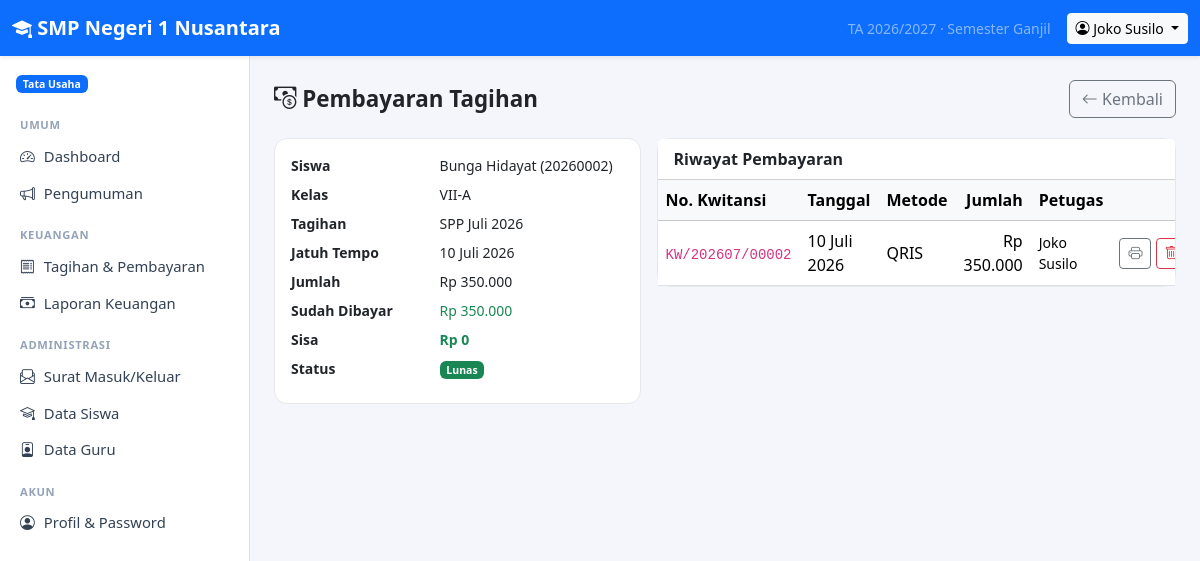
/index.php?r=keuangan/bayar&id=2 (signed in), run on the app's committed database.
### tables this page shows
CREATE TABLE `settings` (
  `skey` varchar(50) NOT NULL,
  `svalue` text DEFAULT NULL,
  PRIMARY KEY (`skey`)
);

CREATE TABLE `users` (
  `id` int(11) NOT NULL AUTO_INCREMENT,
  `username` varchar(50) NOT NULL,
  `password_hash` varchar(255) NOT NULL,
  `name` varchar(100) NOT NULL,
  `role` varchar(20) NOT NULL,
  `nip` varchar(30) DEFAULT NULL,
  `email` varchar(100) DEFAULT NULL,
  `phone` varchar(30) DEFAULT NULL,
  `active` int(11) NOT NULL DEFAULT 1,
  `created_at` datetime DEFAULT current_timestamp(),
  PRIMARY KEY (`id`),
  UNIQUE KEY `username` (`username`),
  KEY `idx_users_role` (`role`)
);

CREATE TABLE `invoices` (
  `id` int(11) NOT NULL AUTO_INCREMENT,
  `student_id` int(11) NOT NULL,
  `title` varchar(150) NOT NULL,
  `amount` decimal(12,2) NOT NULL,
  `due_date` date DEFAULT NULL,
  `created_by` int(11) DEFAULT NULL,
  `created_at` datetime DEFAULT current_timestamp(),
  PRIMARY KEY (`id`),
  KEY `created_by` (`created_by`),
  KEY `idx_invoices_student` (`student_id`),
  CONSTRAINT `invoices_ibfk_1` FOREIGN KEY (`student_id`) REFERENCES `students` (`id`) ON DELETE CASCADE,
  CONSTRAINT `invoices_ibfk_2` FOREIGN KEY (`created_by`) REFERENCES `users` (`id`) ON DELETE SET NULL
);

CREATE TABLE `students` (
  `id` int(11) NOT NULL AUTO_INCREMENT,
  `user_id` int(11) NOT NULL,
  `nis` varchar(30) NOT NULL,
  `class_id` int(11) DEFAULT NULL,
  `parent_id` int(11) DEFAULT NULL,
  `gender` char(1) DEFAULT NULL,
  `birth_place` varchar(100) DEFAULT NULL,
  `birth_date` date DEFAULT NULL,
  `address` text DEFAULT NULL,
  PRIMARY KEY (`id`),
  UNIQUE KEY `user_id` (`user_id`),
  UNIQUE KEY `nis` (`nis`),
  KEY `idx_students_class` (`class_id`),
  KEY `idx_students_parent` (`parent_id`),
  CONSTRAINT `students_ibfk_1` FOREIGN KEY (`user_id`) REFERENCES `users` (`id`) ON DELETE CASCADE,
  CONSTRAINT `students_ibfk_2` FOREIGN KEY (`class_id`) REFERENCES `classes` (`id`) ON DELETE SET NULL,
  CONSTRAINT `students_ibfk_3` FOREIGN KEY (`parent_id`) REFERENCES `users` (`id`) ON DELETE SET NULL
);

CREATE TABLE `classes` (
  `id` int(11) NOT NULL AUTO_INCREMENT,
  `name` varchar(50) NOT NULL,
  `level` int(11) NOT NULL,
  `homeroom_teacher_id` int(11) DEFAULT NULL,
  PRIMARY KEY (`id`),
  UNIQUE KEY `name` (`name`),
  KEY `homeroom_teacher_id` (`homeroom_teacher_id`),
  CONSTRAINT `classes_ibfk_1` FOREIGN KEY (`homeroom_teacher_id`) REFERENCES `users` (`id`) ON DELETE SET NULL
);

CREATE TABLE `payments` (
  `id` int(11) NOT NULL AUTO_INCREMENT,
  `invoice_id` int(11) NOT NULL,
  `amount` decimal(12,2) NOT NULL,
  `paid_at` date NOT NULL,
  `method` varchar(30) NOT NULL,
  `note` varchar(255) DEFAULT NULL,
  `received_by` int(11) DEFAULT NULL,
  `created_at` datetime DEFAULT current_timestamp(),
  PRIMARY KEY (`id`),
  KEY `received_by` (`received_by`),
  KEY `idx_payments_invoice` (`invoice_id`),
  CONSTRAINT `payments_ibfk_1` FOREIGN KEY (`invoice_id`) REFERENCES `invoices` (`id`) ON DELETE CASCADE,
  CONSTRAINT `payments_ibfk_2` FOREIGN KEY (`received_by`) REFERENCES `users` (`id`) ON DELETE SET NULL
);

### app/controllers/keuangan.php (called while the page is built, shortened)
<?php
function finance_payment(): void
{
    $id = param_int('id');
    $invoice = db_one(
        'SELECT i.*, u.name AS student_name, s.nis, c.name AS class_name,
                COALESCE((SELECT SUM(amount) FROM payments p WHERE p.invoice_id = i.id), 0) AS paid
         FROM invoices i JOIN students s ON s.id = i.student_id JOIN users u ON u.id = s.user_id
         LEFT JOIN classes c ON c.id = s.class_id WHERE i.id = ?',
        [$id]
    );
    $remaining = max(0, (float) $invoice['amount'] - (float) $invoice['paid']);
    $payments = db_all(
        'SELECT p.*, u.name AS receiver FROM payments p LEFT JOIN users u ON u.id = p.received_by
         WHERE p.invoice_id = ? ORDER BY p.paid_at, p.id',
        [$id]
    );
    render('keuangan/payment', compact('invoice', 'payments', 'remaining'), 'Pembayaran Tagihan');
}
function receipt_number(int $paymentId, string $date): string
{
    return sprintf('KW/%s/%05d', date('Ym', strtotime($date)), $paymentId);
}

### public/index.php (called while the page is built, shortened)
<?php
$routes = require BASE_PATH . '/app/routes.php';
$route  = trim(param('r'), '/');
[$file, $handler, $roles] = $routes[$route];
if ($roles !== null) {
    $roles === [] ? require_login() : require_role(...$roles);
}
try {
    $handler();
} catch (Throwable $e) {
    error_log((string) $e);
    if (config('debug')) {
        throw $e;
    }
    abort(500, 'Terjadi kesalahan pada server. Silakan coba lagi.');
}

### app/db.php (called while the page is built, shortened)
<?php
function db(): PDO
{
    static $pdo = null;
    if ($pdo instanceof PDO) {
        return $pdo;
    }
    $c = config('db');
    $options = [
        PDO::ATTR_ERRMODE            => PDO::ERRMODE_EXCEPTION,
        PDO::ATTR_DEFAULT_FETCH_MODE => PDO::FETCH_ASSOC,
        PDO::ATTR_EMULATE_PREPARES   => false,
    ];
    try {
        if ($c['driver'] === 'mysql') {
            $dsn = sprintf('mysql:host=%s;port=%s;dbname=%s;charset=utf8mb4', $c['host'], $c['port'], $c['name']);
            $pdo = new PDO($dsn, $c['user'], $c['pass'], $options);
            $pdo->exec("SET time_zone = '" . date('P') . "'");
        } else {
            $pdo = new PDO('sqlite:' . $c['sqlite_path'], null, null, $options);
            $pdo->exec('PRAGMA foreign_keys = ON');
            $pdo->exec('PRAGMA journal_mode = WAL');
        }
    } catch (PDOException $e) {
        if (PHP_SAPI === 'cli') {
            throw $e;
        }
        error_log((string) $e);
        while (ob_get_level() > 0) {
            ob_end_clean();
        }
        http_response_code(500);
        exit('<!doctype html><html lang="id"><meta charset="utf-8"><meta name="viewport" content="width=device-width, initial-scale=1">'
            . '<title>Database tidak terhubung</title>'
            . '<body style="font-family:system-ui,sans-serif;background:#f4f6fb;margin:0;padding:16px">'
            . '<div style="max-width:640px;margin:64px auto;background:#fff;border:1px solid #e5e7eb;border-radius:12px;padding:28px">'
            . '<h2 style="margin-top:0;color:#b91c1c">Tidak dapat terhubung ke database</h2>'
            . '<p>Aplikasi tidak bisa tersambung ke server database. Periksa hal berikut:</p><ol style="line-height:1.7">'
            . '<li>Nama database, user, dan password di <code>config.local.php</code> (atau <code>config.php</code>) sudah benar.</li>'
            . '<li>User database sudah ditambahkan ke database dengan hak <em>ALL PRIVILEGES</em>.</li>'
            . '<li>File <code>database/sekolah_mysql_kosong.sql</code> atau <code>sekolah_mysql.sql</code> sudah di-import.</li>'
            . '<li>Server MySQL/MariaDB sedang berjalan.</li></ol>'
            . '<p style="color:#64748b;font-size:14px;margin-bottom:0">Detail kesalahan dicatat di log error server.</p></div></body></html>');
    }
    return $pdo;
}
function db_query(string $sql, array $params = []): PDOStatement
{
    $st = db()->prepare($sql);
    $st->execute($params);
    return $st;
}
function db_one(string $sql, array $params = []): ?array
{
    $row = db_query($sql, $params)->fetch();
    return $row === false ? null : $row;
}
function db_all(string $sql, array $params = []): array
{
    return db_query($sql, $params)->fetchAll();
}

### app/auth.php (called while the page is built, shortened)
<?php
function current_user(): ?array
{
    static $user = false;
    if ($user !== false) {
        return $user;
    }
    $uid = $_SESSION['uid'] ?? null;
    $user = $uid ? db_one('SELECT * FROM users WHERE id = ? AND active = 1', [$uid]) : null;
    return $user;
}
function require_login(): array
{
    $u = current_user();
    return $u;
}
function require_role(string ...$roles): array
{
    $u = require_login();
    return $u;
}

### app/menu.php (called while the page is built, shortened)
<?php
function menu_for(string $role): array
{
    $common = ['Umum' => [
        ['Dashboard', '', 'speedometer2'],
        ['Pengumuman', 'pengumuman', 'megaphone'],
    ]];
    $teaching = ['Mengajar' => [
        ['Jadwal Mengajar', 'guru/jadwal', 'calendar-week'],
        ['Input Absensi', 'guru/absensi', 'clipboard-check'],
        ['Input Nilai', 'guru/nilai', 'pencil-square'],
    ]];
    return $common + ($menus[$role] ?? []) + ['Akun' => [['Profil & Password', 'profil', 'person-circle']]];
}

### app/views/keuangan/payment.php (the view, shortened to what this page needs)
<div class="page-header">
    <h1><i class="bi bi-cash-coin"></i> Pembayaran Tagihan</h1>
    <a class="btn btn-outline-secondary" href="<?= url('keuangan/tagihan') ?>"><i class="bi bi-arrow-left"></i> Kembali</a>
</div>
<div class="row g-3">
    <div class="col-lg-5">
        <div class="card mb-3"><div class="card-body">
            <dl class="row mb-0 small">
                <dt class="col-5">Siswa</dt><dd class="col-7"><?= e($invoice['student_name']) ?> (<?= e($invoice['nis']) ?>)</dd>
                <dt class="col-5">Kelas</dt><dd class="col-7"><?= e($invoice['class_name'] ?? '-') ?></dd>
                <dt class="col-5">Tagihan</dt><dd class="col-7"><?= e($invoice['title']) ?></dd>
                <dt class="col-5">Jatuh Tempo</dt><dd class="col-7"><?= tanggal($invoice['due_date']) ?></dd>
                <dt class="col-5">Jumlah</dt><dd class="col-7"><?= rupiah($invoice['amount']) ?></dd>
                <dt class="col-5">Sudah Dibayar</dt><dd class="col-7 text-success"><?= rupiah($invoice['paid']) ?></dd>
                <dt class="col-5">Sisa</dt><dd class="col-7 fw-bold <?= $remaining > 0 ? 'text-danger' : 'text-success' ?>"><?= rupiah($remaining) ?></dd>
                <dt class="col-5">Status</dt><dd class="col-7"><?= invoice_badge((float) $invoice['amount'], (float) $invoice['paid']) ?></dd>
            </dl>
        </div></div>
    </div>
    <div class="col-lg-7">
        <div class="card"><div class="card-header bg-white fw-semibold">Riwayat Pembayaran</div>
            <div class="table-responsive"><table class="table mb-0">
                <thead class="table-light"><tr><th>No. Kwitansi</th><th>Tanggal</th><th>Metode</th><th class="text-end">Jumlah</th><th>Petugas</th><th></th></tr></thead>
                <tbody>
                <?php foreach ($payments as $p): ?>
                    <tr><td><code><?= e(receipt_number((int) $p['id'], $p['paid_at'])) ?></code></td><td><?= tanggal($p['paid_at']) ?></td><td><?= e($p['method']) ?></td>
                        <td class="text-end"><?= rupiah($p['amount']) ?></td><td class="small"><?= e($p['receiver'] ?? '-') ?></td>
                        <td class="text-end text-nowrap">
                            <a class="btn btn-sm btn-outline-secondary" target="_blank" href="<?= url('keuangan/kwitansi', ['id' => $p['id']]) ?>"><i class="bi bi-printer"></i></a>
                            <?= delete_button('keuangan/bayar/hapus', (int) $p['id'], 'Batalkan pembayaran ini?') ?>
                        </td></tr>
                <?php endforeach; if (!$payments) echo empty_row(6, 'Belum ada pembayaran.'); ?>
                </tbody>
            </table></div>
        </div>
    </div>
</div>

### app/helpers.php (shortened to what this page needs)
<?php
function config(string $key, mixed $default = null): mixed
{
    $value = $GLOBALS['config'];
    foreach (explode('.', $key) as $part) {
        $value = $value[$part];
    }
    return $value;
}
function e(mixed $value): string
{
    return htmlspecialchars((string) ($value ?? ''), ENT_QUOTES, 'UTF-8');
}
function url(string $route = '', array $params = []): string
{
    $query = $route !== '' ? ['r' => $route] + $params : $params;
    return 'index.php' . ($query ? '?' . http_build_query($query) : '');
}
function csrf_token(): string
{
    return $_SESSION['csrf'];
}
function csrf_field(): string
{
    return '<input type="hidden" name="_csrf" value="' . e(csrf_token()) . '">';
}
function param(string $key, string $default = ''): string
{
    $v = $_GET[$key] ?? $default;
    return is_string($v) ? trim($v) : $default;
}
function param_int(string $key, int $default = 0): int
{
    $v = $_GET[$key] ?? null;
    return is_string($v) && ctype_digit($v) ? (int) $v : $default;
}
function render(string $view, array $data = [], string $title = ''): void
{
    extract($data, EXTR_SKIP);
    require BASE_PATH . '/app/views/' . $view . '.php';
    $content = ob_get_clean();
    require BASE_PATH . '/app/views/layout.php';
}
function role_label(string $role): string
{
    return ROLES[$role] ?? $role;
}
function rupiah(mixed $n): string
{
    return 'Rp ' . number_format((float) $n, 0, ',', '.');
}
function tanggal(?string $date, bool $withDay = false): string
{
    $ts = strtotime($date);
    $out = date('j', $ts) . ' ' . MONTHS[(int) date('n', $ts)] . ' ' . date('Y', $ts);
    return $out;
}
function setting(string $key, string $default = ''): string
{
    static $cache = null;
    if ($cache === null) {
        $cache = [];
        foreach (db_all('SELECT skey, svalue FROM settings') as $row) {
            $cache[$row['skey']] = (string) $row['svalue'];
        }
    }
    return $cache[$key] ?? $default;
}
function period(): array
{
    return [
        'year'     => setting('academic_year', date('Y') . '/' . (date('Y') + 1)),
        'semester' => setting('semester', 'Ganjil'),
    ];
}
function invoice_badge(float $amount, float $paid): string
{
    if ($paid >= $amount) {
        return '<span class="badge text-bg-success">Lunas</span>';
    }
    return '<span class="badge text-bg-danger">Belum Bayar</span>';
}
function delete_button(string $route, int $id, string $confirm = 'Hapus data ini?', string $label = ''): string
{
    return '<form method="post" action="' . e(url($route)) . '" class="d-inline" data-confirm="' . e($confirm) . '">'
        . csrf_field() . '<input type="hidden" name="id" value="' . $id . '">'
        . '<button class="btn btn-sm btn-outline-danger" title="Hapus"><i class="bi bi-trash"></i>' . ($label ? ' ' . e($label) : '') . '</button></form>';
}

### app/views/layout.php (shortened to what this page needs)
<?php
$me = current_user();
$currentRoute = trim(param('r'), '/');
$schoolName = setting('school_name', config('app_name'));
$p = period();
?>
<!doctype html>
<html lang="id">
<head>
    <link href="assets/vendor/bootstrap/bootstrap.min.css" rel="stylesheet">
    <link href="assets/vendor/bootstrap-icons/bootstrap-icons.min.css" rel="stylesheet">
    <link href="assets/app.css" rel="stylesheet">
</head>
<body>
<?php if ($me): ?>
<nav class="navbar navbar-dark bg-primary sticky-top shadow-sm d-print-none">
    <div class="container-fluid">
        <a class="navbar-brand fw-semibold me-auto" href="<?= url() ?>"><i class="bi bi-mortarboard-fill"></i> <?= e($schoolName) ?></a>
        <span class="navbar-text text-white-50 small d-none d-md-inline me-3">
            TA <?= e($p['year']) ?> · Semester <?= e($p['semester']) ?>
        </span>
        <div class="dropdown">
            <button class="btn btn-sm btn-light dropdown-toggle" data-bs-toggle="dropdown">
                <i class="bi bi-person-circle"></i> <span class="d-none d-sm-inline"><?= e($me['name']) ?></span>
            </button>
        </div>
    </div>
</nav>
<div class="d-flex">
    <aside class="offcanvas-lg offcanvas-start sidebar border-end bg-body d-print-none" tabindex="-1" id="sidebar">
        <div class="offcanvas-body d-block p-2">
            <div class="px-2 py-2 mb-2 small">
                <span class="badge text-bg-primary"><?= e(role_label($me['role'])) ?></span>
            </div>
            <?php foreach (menu_for($me['role']) as $section => $items): ?>
                <div class="menu-section"><?= e($section) ?></div>
                <ul class="nav nav-pills flex-column mb-2">
                    <?php foreach ($items as [$label, $route, $icon]):
                        $active = $currentRoute === $route || ($route !== '' && str_starts_with($currentRoute, $route . '/')); ?>
                        <li class="nav-item">
                            <a class="nav-link<?= $active ? ' active' : '' ?>" href="<?= url($route) ?>">
                                <i class="bi bi-<?= e($icon) ?>"></i> <?= e($label) ?>
                            </a>
                        </li>
                    <?php endforeach; ?>
                </ul>
            <?php endforeach; ?>
        </div>
    </aside>
    <main class="flex-grow-1 p-3 p-md-4 main-content">
        <?= $content ?>
    </main>
</div>
<?php else: ?>
    <?= $content ?>
<?php endif; ?>
</body>
</html>

### data on the page
settings: skey "2026/2027", skey "Ganjil"
users: name "Joko Susilo", role "Tata Usaha"
invoices: users.name "Bunga Hidayat", student.nis "20260002", classes.name "VII-A", title "SPP Juli 2026", due_date "10 Juli 2026", amount "Rp 350.000"
payments: receipt_number((int) $p['id'], $p['paid_at']) "KW/202607/00002", paid_at "10 Juli 2026", method "QRIS", amount "Rp 350.000", received_by.name "Joko Susilo"

### other printed values
$schoolName "SMP Negeri 1 Nusantara"
$section "UMUM"
$label "Dashboard"
$label "Pengumuman"
$section "KEUANGAN"
$label "Tagihan & Pembayaran"
$label "Laporan Keuangan"
$section "ADMINISTRASI"
$label "Surat Masuk/Keluar"
$label "Data Siswa"
$label "Data Guru"
$section "AKUN"
$label "Profil & Password"
rupiah($invoice['paid']) "Rp 350.000"
rupiah($remaining) "Rp 0"
